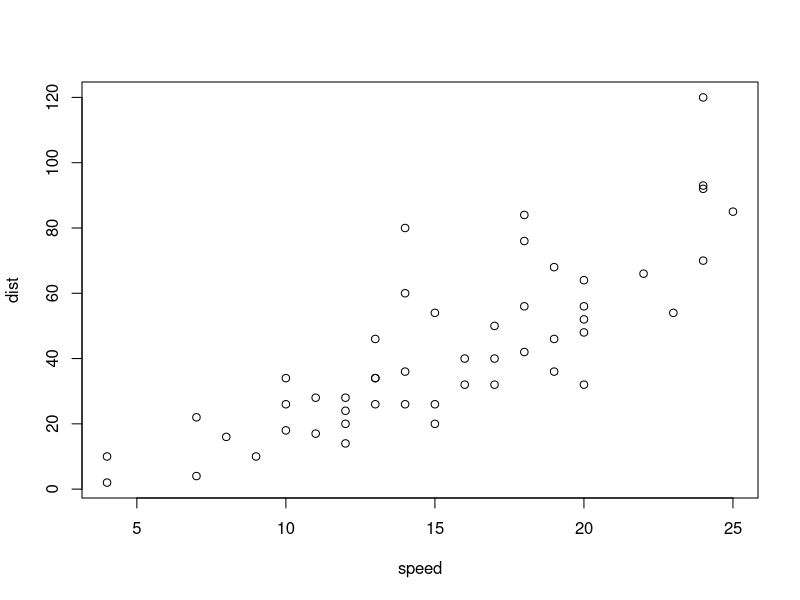
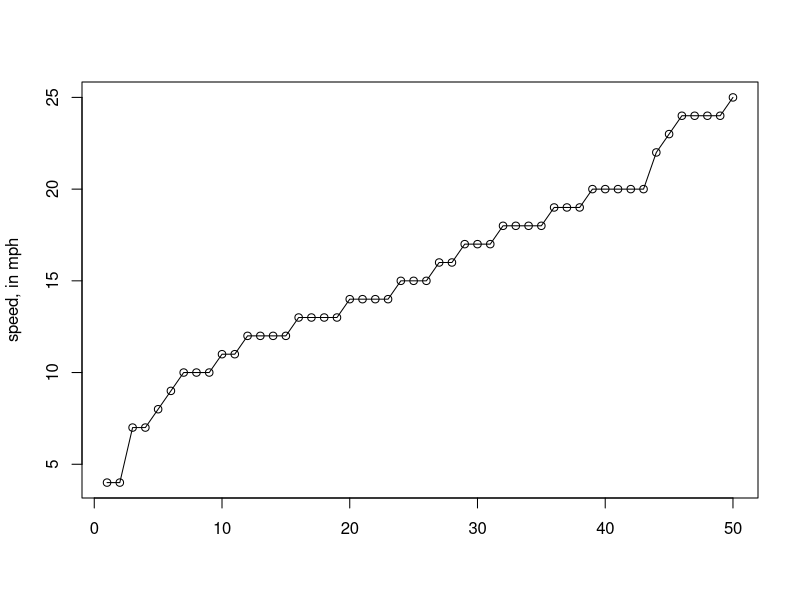

Reproduce these figures in R, in order.
## ---- chunk 1
cat("```{r}\nsummary(cars)\nplot(cars)\n```")
## ---- chunk 2
summary(cars)
plot(cars)
## ---- chunk 3
cat("The averege speed is `r mean(cars$speed)` mph.")
## ---- chunk 4
cat("```{r, echo=FALSE}\nplot(cars$speed, type='o', xlab='', ylab='speed, in mph')\n```")
## ---- chunk 5
plot(cars$speed, type='o', xlab='', ylab='speed, in mph')
